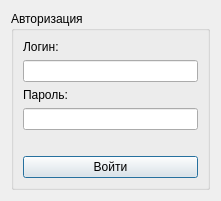
<?xml version="1.0" encoding="UTF-8"?>
<ui version="4.0">
 <class>loginview</class>
 <widget class="QDialog" name="loginview">
  <property name="geometry">
   <rect>
    <x>0</x>
    <y>0</y>
    <width>221</width>
    <height>201</height>
   </rect>
  </property>
  <property name="windowTitle">
   <string>Вход в систему</string>
  </property>
  <layout class="QVBoxLayout" name="verticalLayout">
   <item>
    <widget class="QGroupBox" name="groupBox">
     <property name="title">
      <string>Авторизация</string>
     </property>
     <layout class="QVBoxLayout" name="verticalLayout_3">
      <item>
       <layout class="QVBoxLayout" name="verticalLayout_2">
        <item>
         <widget class="QLabel" name="lLogin">
          <property name="text">
           <string>Логин:</string>
          </property>
         </widget>
        </item>
        <item>
         <widget class="QLineEdit" name="leLogin"/>
        </item>
        <item>
         <widget class="QLabel" name="lPassword">
          <property name="text">
           <string>Пароль:</string>
          </property>
         </widget>
        </item>
        <item>
         <widget class="QLineEdit" name="lePassword"/>
        </item>
        <item>
         <spacer name="horizontalSpacer">
          <property name="orientation">
           <enum>Qt::Horizontal</enum>
          </property>
          <property name="sizeHint" stdset="0">
           <size>
            <width>40</width>
            <height>20</height>
           </size>
          </property>
         </spacer>
        </item>
        <item>
         <widget class="QPushButton" name="btnLogin">
          <property name="text">
           <string>Войти</string>
          </property>
         </widget>
        </item>
       </layout>
      </item>
     </layout>
    </widget>
   </item>
  </layout>
 </widget>
 <resources/>
 <connections/>
</ui>
